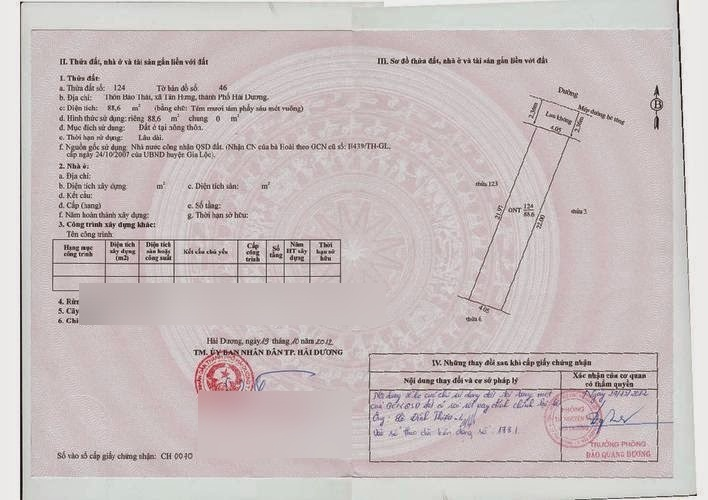
#> input picture data/so-do-mau.jpg, 708 x 500 px; its folder holds only this picture in this run
$ python -i tuan2_preprocess.py   (imports and definitions only)
#> lines starting #> are read from the running program, lines starting #| are printed output that depends on the picture
#> further down, picture is the input picture: shape (500, 708, 3); mean B, G, R 189.7, 189.7, 200.1
import cv2
import numpy as np
import math
import os
import glob

def enhance_contrast_clahe(img):
    if len(img.shape) == 3:
        gray = cv2.cvtColor(img, cv2.COLOR_BGR2GRAY)
    else:
        gray = img.copy()
    clahe = cv2.createCLAHE(clipLimit=2.0, tileGridSize=(8, 8))
    return clahe.apply(gray)

def deskew_image(img):
    gray = cv2.cvtColor(img, cv2.COLOR_BGR2GRAY)
    blurred = cv2.GaussianBlur(gray, (5, 5), 0)
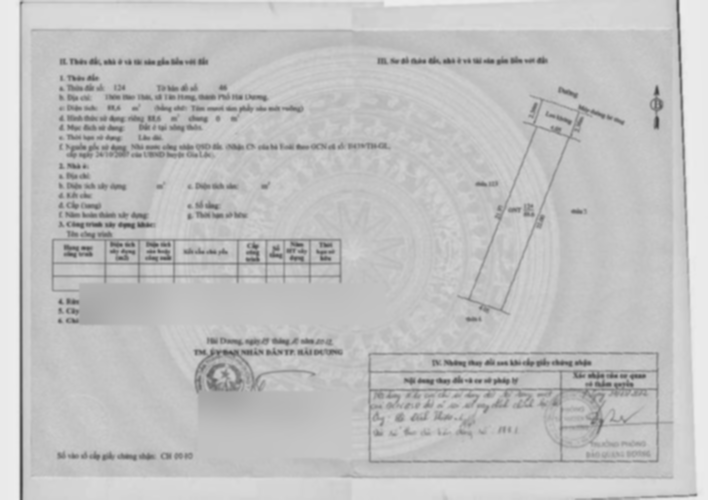
#> blurred: shape (500, 708); min 69, max 237, mean 192.9
    edges = cv2.Canny(blurred, 50, 150)
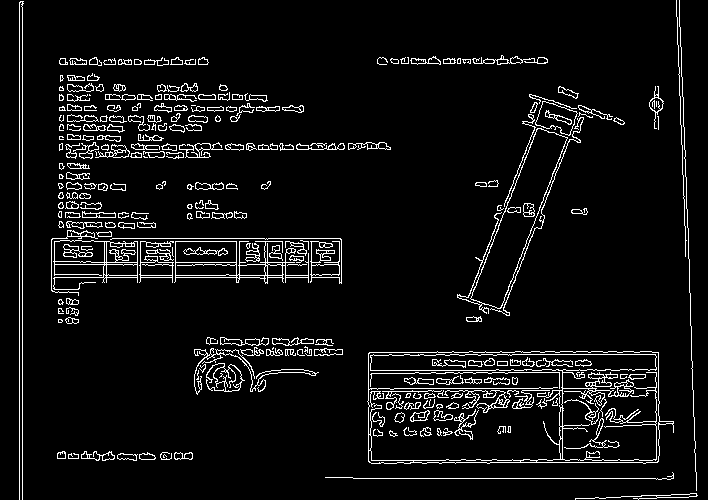
#> edges: shape (500, 708); 6.2% white in thin lines or dots
    lines = cv2.HoughLinesP(edges, 1, np.pi/180, threshold=100, minLineLength=100, maxLineGap=10)
#> lines = 50 rows, first 6: [19, 499, 19, 2], [22, 499, 22, 1], [682, 77, 691, 347], [353, 478, 673, 478], [436, 354, 658, 354], [51, 277, 341, 277]

    angles = []
    if lines is not None:
        for line in lines:
            x1, y1, x2, y2 = line.flatten()[:4]
            angle = math.degrees(math.atan2(y2 - y1, x2 - x1))
            if -45 <= angle <= 45:
                angles.append(angle)
#> this loop made 50 passes
#> (x1, y1, x2, y2, angle) on passes 1 to 12: (19, 499, 19, 2, -90), (22, 499, 22, 1, -90), (682, 77, 691, 347, 88.09), (353, 478, 673, 478, 0), (436, 354, 658, 354, 0), (51, 277, 341, 277, 0), (368, 370, 634, 370, 0), (80, 262, 245, 262, 0), (112, 238, 340, 238, 0), (369, 352, 559, 352, 0), (368, 388, 596, 388, 0), (59, 149, 367, 149, 0)
#> after the loop, angles = 40 values, max 4.48 at index 34, min -7.07 at index 35, mean -0.00736

    median_angle = np.median(angles) if len(angles) > 0 else 0
#> median_angle = 0
    (h, w) = img.shape[:2]
#> h = 500; w = 708
    center = (w // 2, h // 2)
#> center = (354, 250)
    M = cv2.getRotationMatrix2D(center, median_angle, 1.0)
#> M = [[1, 0, 0], [0, 1, 0]]
    rotated = cv2.warpAffine(img, M, (w, h), flags=cv2.INTER_CUBIC, borderMode=cv2.BORDER_REPLICATE)
    return rotated

def process_folder(input_folder, output_base):
    for roi in ['text', 'diagram', 'seal', 'full_clahe']:
        os.makedirs(os.path.join(output_base, roi), exist_ok=True)

    img_paths = glob.glob(input_folder + "/*.*")

    STD_WIDTH = 1200
    STD_HEIGHT = 800

    for path in img_paths:
        filename = os.path.basename(path)
        img = cv2.imread(path)
        if img is None: continue

        deskewed = deskew_image(img)
        standardized_img = cv2.resize(deskewed, (STD_WIDTH, STD_HEIGHT))
        gray_enhanced = enhance_contrast_clahe(standardized_img)

        h, w = gray_enhanced.shape[:2]
        text_roi = gray_enhanced[0:int(h*0.55), 0:int(w*0.45)]
        diagram_roi = gray_enhanced[int(h*0.1):int(h*0.8), int(w*0.5):w]

        # cat con dau tu mau anh goc da resize
        seal_roi = standardized_img[int(h*0.65):h, 0:int(w*0.5)]

        cv2.imwrite(os.path.join(output_base, 'full_clahe', filename), gray_enhanced)
        cv2.imwrite(os.path.join(output_base, 'text', filename), text_roi)
        cv2.imwrite(os.path.join(output_base, 'diagram', filename), diagram_roi)
        cv2.imwrite(os.path.join(output_base, 'seal', filename), seal_roi)

        print(f"Xử lý chuẩn xác: {filename}")

# [6 lines not run here, left out]

>>> import cv2
>>> picture = cv2.imread('../data/so-do-mau.jpg')
>>> result = deskew_image(picture)
